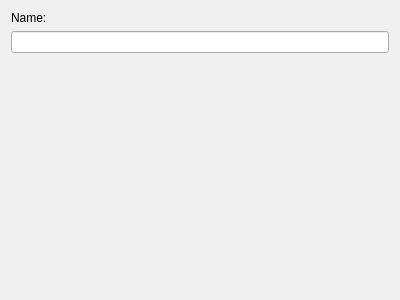
<?xml version="1.0" encoding="UTF-8"?>
<ui version="4.0">
 <class>VariableWidget</class>
 <widget class="QWidget" name="VariableWidget">
  <property name="geometry">
   <rect>
    <x>0</x>
    <y>0</y>
    <width>400</width>
    <height>300</height>
   </rect>
  </property>
  <property name="windowTitle">
   <string>Form</string>
  </property>
  <layout class="QVBoxLayout" name="verticalLayout">
   <item>
    <widget class="QLabel" name="label">
     <property name="text">
      <string>Name:</string>
     </property>
     <property name="buddy">
      <cstring>lineName</cstring>
     </property>
    </widget>
   </item>
   <item>
    <widget class="QLineEdit" name="lineName"/>
   </item>
   <item>
    <spacer name="verticalSpacer">
     <property name="orientation">
      <enum>Qt::Vertical</enum>
     </property>
     <property name="sizeHint" stdset="0">
      <size>
       <width>20</width>
       <height>40</height>
      </size>
     </property>
    </spacer>
   </item>
  </layout>
 </widget>
 <resources/>
 <connections/>
</ui>
